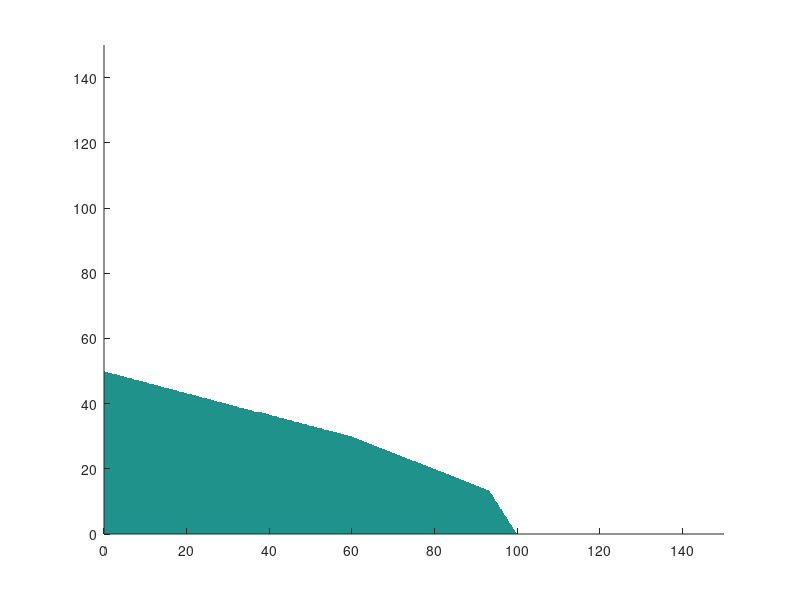

The MATLAB script that drew this image: (Note: this script raises an error after producing the figure.)
% Prog_10c.m: Plotting the feasibility region and maximizing profit.
% Grid for feasibility region.
m=linspace(0,150,500);
[X,Y]=meshgrid(m,m);
% Feasibility mask.
F = (20*X + 10*Y <= 2000) & ...
    (10*X + 20*Y <= 1200) & ...
    (10*X + 30*Y <= 1500);
% Constraint lines.
x=linspace(0,150,500);
y1=(2000-20*x)/10;
y2=(1200-10*x)/20;
y3=(1500-10*x)/30;
figure
hold on
% Shade feasible region.
contourf(X,Y,double(F),[1 1],'LineStyle','none', ...
    'FaceAlpha',0.3,'DisplayName','Feasibility Region');
colormap(gray)
% Plot constraints.
plot(x,y1,'LineWidth',4,...
    'DisplayName','20x+10y \leq 2000');
plot(x,y2,'LineWidth',4,...
    'DisplayName','10x+20y \leq 1200');
plot(x,y3,'LineWidth',4,...
    'DisplayName','10x+30y \leq 1500');
xlim([0 150])
ylim([0 100])
xlabel('x')
ylabel('y')
legend('Location','best')
grid on
box on
set(gca,'FontSize',20)
% End Prog_10c.m.
